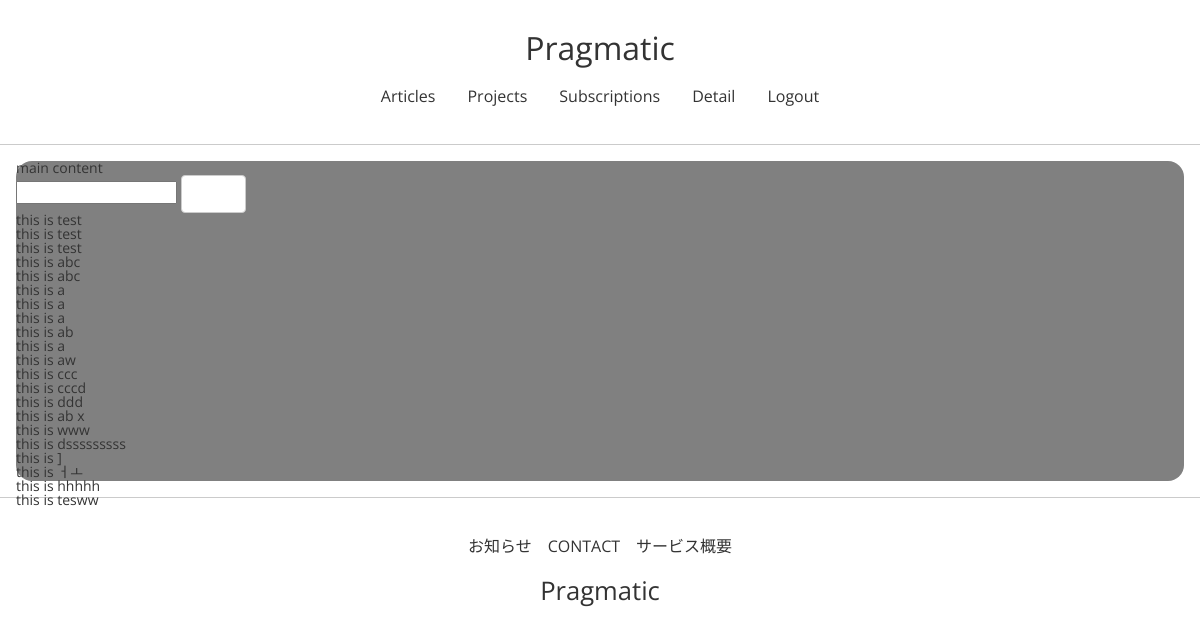
The app's page /accounts/hello_world/ (signed in) with its own data.
### accountapp/models.py (models this page shows)
class HelloWorld(models.Model):
    text = models.CharField(max_length=255, null=False)

### accountapp/views.py (the view)
# urls.py: path('hello_world/', hello_world, name='hello_world'),
@login_required
def hello_world(request):
    if request.method == "POST":
        input_msg = request.POST.get("hello_world_input")
        new_hello_world = HelloWorld()
        new_hello_world.text = input_msg
        new_hello_world.save()
        return HttpResponseRedirect(reverse('accountapp:hello_world'))
    else:
        hello_world_list = HelloWorld.objects.all()
        return render(request, 'accountapp/hello_world.html', context={'hello_world_list': hello_world_list})

### accountapp/templates/accountapp/hello_world.html (shortened to what this page needs)
{% extends 'base.html' %} {% block content %}
<main class="main">
    <h2>main content</h2>
    <form action="/account/hello_world/" method="POST">
        <input type="text" name="hello_world_input">
        <input type="submit" class="btn btn-primary" value="POST">
    </form>
     {% if hello_world_list %}
        {% for hello_world in hello_world_list %}
        <p>
            this is {{ hello_world.text }}
        </p>
        {% endfor %}
    {% endif %}
</main>
{% endblock %}

### static/css/variables.css (style rules this page uses)
:root { --line-color: #00b900; --edit-color: #ffb74d; --alert-color: #f44336; --default-color: #d7ccc8; --header-color: #f0f4c3; --settings-color: #f5f5f5; }

### static/css/base.css (style rules this page uses)
* { box-sizing: border-box; margin: 0; padding: 0; }
body { font-family: "Open Sans", sans-serif; font-size: 14px; color: #333; }
.main { height: 20rem; background-color: gray; border-radius: 1rem; margin: 1rem; }

### static/css/wf-style.css (style rules this page uses)
.btn { padding: 6px 12px; border: 1px solid transparent; border-radius: 4px; cursor: pointer; }
.btn.btn-primary { background-color: #fff; border-color: #ccc; }

### records on screen
HelloWorld: text "test"
HelloWorld: text "test"
HelloWorld: text "test"
HelloWorld: text "abc"
HelloWorld: text "abc"
HelloWorld: text "a"
HelloWorld: text "a"
HelloWorld: text "a"
HelloWorld: text "ab"
HelloWorld: text "a"
HelloWorld: text "aw"
HelloWorld: text "ccc"
HelloWorld: text "cccd"
HelloWorld: text "ddd"
HelloWorld: text "ab x"
HelloWorld: text "www"
HelloWorld: text "dsssssssss"
HelloWorld: text "]"
HelloWorld: text "ㅓㅗ"
HelloWorld: text "hhhhh"
HelloWorld: text "tesww"
